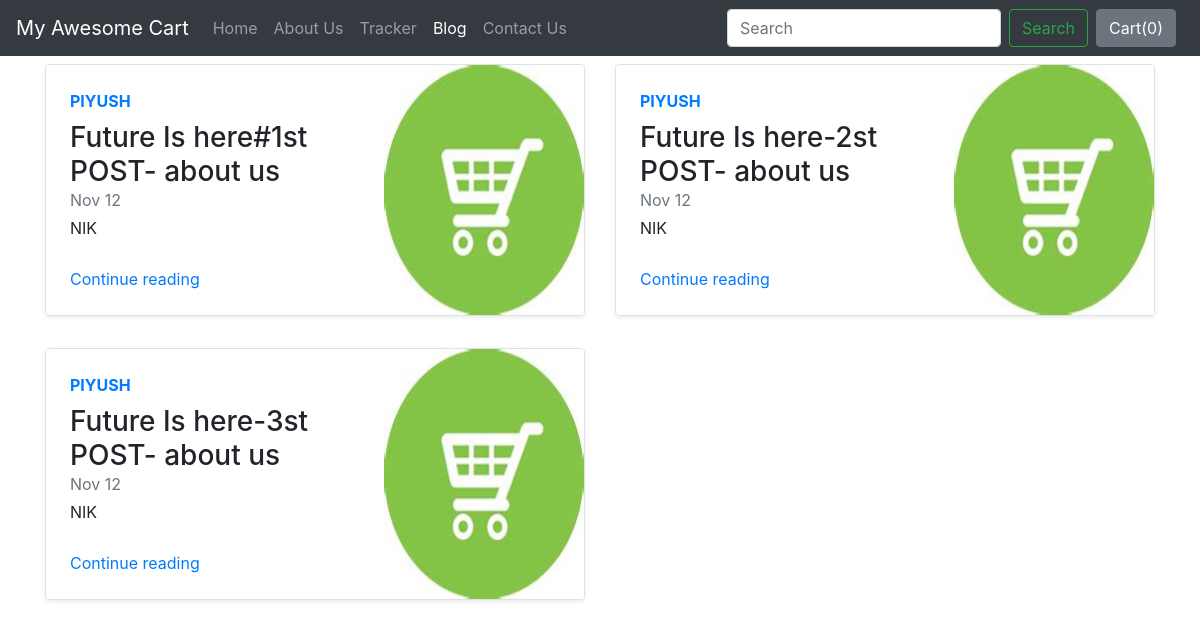
Screenshot of /blog/ with the database file from the repository.
### blog/models.py (models this page shows)
class Blogpost(models.Model):
    post_id = models.AutoField(primary_key=True)
    title = models.CharField(max_length=50)
    head0 = models.CharField(max_length=500, default="")
    chead0 = models.CharField(max_length=5000, default="")
    head1 = models.CharField(max_length=500, default="")
    chead1 = models.CharField(max_length=5000, default="")
    head2 = models.CharField(max_length=500, default="")
    chead2 = models.CharField(max_length=5000, default="")
    pub_date = models.DateField()
    thumbnail = models.ImageField(upload_to='shop/images', default="")
    def __str__(self):
        return self.title

### blog/views.py (the view)
# urls.py: path("", views.index, name="blogHome"),
def index(request):
        myposts = Blogpost.objects.all()
        print(myposts)
        return render(request, 'blog/index.html', {'myposts': myposts})

### blog/templates/blog/index.html
{% extends 'blog/basic.html' %}
{% block body %}
<div class="container">
<div class="row my-2">
    {% for item in myposts %}
        <div class="col-md-6">
            <div
                class="row no-gutters border rounded overflow-hidden flex-md-row mb-4 shadow-sm h-md-250 position-relative">
                <div class="col p-4 d-flex flex-column position-static">
                    <strong class="d-inline-block mb-2 text-primary">{{item.head0}}</strong>
                    <h3 class="mb-0">{{item.title}}</h3>
                    <div class="mb-1 text-muted">Nov 12</div>
                    <p class="card-text mb-auto">{{item.head1}}</p>
                    <a href="blogpost/{{item.post_id}}" class="stretched-link">Continue reading</a>
                </div>
                <div class="col-auto d-none d-lg-block">
                    <img src="/media/{{item.thumbnail}}" class="bd-placeholder-img" width="200" height="250"
                        aria-label="Placeholder: Thumbnail"/>
                </div>
            </div>
        </div>
{% if forloop.counter|divisibleby:2 %}
    </div><div class="row my-2">
    {% endif %}
    {% endfor %}
</div>
{% endblock %}

### rows the page displays
Blogpost: head0 "PIYUSH", title "Future Is here#1st POST- about us", head1 "NIK", thumbnail (picture)
Blogpost: head0 "PIYUSH", title "Future Is here-2st POST- about us", head1 "NIK", thumbnail (picture)
Blogpost: head0 "PIYUSH", title "Future Is here-3st POST- about us", head1 "NIK", thumbnail (picture)
